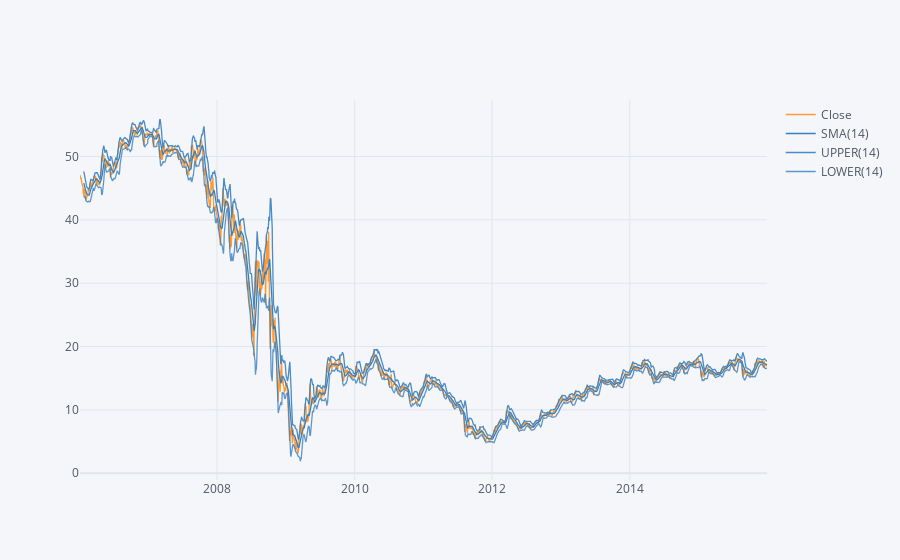

Notebook code for this chart:
### Code cell
BAC['Close'].ta_plot(study='boll')

### Figure 1 — Plotly figure (JSON) as saved in the notebook; plotly's stock layout.template omitted (floating-point values rounded to 4 significant figures; data arrays with more than 128 entries replaced by an {"elided": "..."} marker saying what was removed)
{"data": [{"line": {"color": "rgba(255, 153, 51, 1.0)", "dash": "solid", "shape": "linear", "width": 1.3}, "mode": "lines", "name": "Close", "text": "", "type": "scatter", "x": {"elided": "2517 str values"}, "y": {"elided": "2517 float values"}}, {"line": {"color": "rgba(55, 128, 191, 1.0)", "dash": "solid", "shape": "linear", "width": 1.3}, "mode": "lines", "name": "SMA(14)", "text": "", "type": "scatter", "x": {"elided": "2517 str values"}, "y": {"elided": "2517 mixed values"}}, {"line": {"color": "rgba(55, 128, 191, 0.8999999999999999)", "dash": "solid", "shape": "linear", "width": 1.3}, "mode": "lines", "name": "UPPER(14)", "text": "", "type": "scatter", "x": {"elided": "2517 str values"}, "y": {"elided": "2517 mixed values"}}, {"line": {"color": "rgba(55, 128, 191, 0.7999999999999998)", "dash": "solid", "shape": "linear", "width": 1.3}, "mode": "lines", "name": "LOWER(14)", "text": "", "type": "scatter", "x": {"elided": "2517 str values"}, "y": {"elided": "2517 mixed values"}}], "layout": {"legend": {"bgcolor": "#F5F6F9", "font": {"color": "#4D5663"}}, "paper_bgcolor": "#F5F6F9", "plot_bgcolor": "#F5F6F9", "title": {"font": {"color": "#4D5663"}}, "xaxis": {"gridcolor": "#E1E5ED", "showgrid": true, "tickfont": {"color": "#4D5663"}, "title": {"font": {"color": "#4D5663"}, "text": ""}, "zerolinecolor": "#E1E5ED"}, "yaxis": {"gridcolor": "#E1E5ED", "showgrid": true, "tickfont": {"color": "#4D5663"}, "title": {"font": {"color": "#4D5663"}, "text": ""}, "zerolinecolor": "#E1E5ED"}}}
